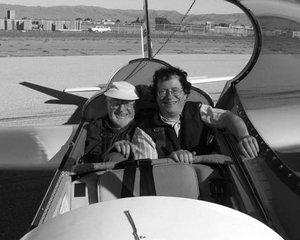
//> input picture cpp_opencv/03_imgproc_module/22_match_template/Template_Matching_Original_Image.jpg, 300 x 240 px
$ ./bounding_boxes_and_circles ../22_match_template/Template_Matching_Original_Image.jpg   (built with g++ and OpenCV 4)
//> lines starting //> are read from the running program, lines starting //| are printed output that depends on the picture; after the words box and inside, x2 and y2 are one past the last pixel; in counts of white or black regions, pixels touching at a corner belong together
/*
 * generalContours_demo1.cpp
 * @brief Demo code to find contours in an image
 * @author OpenCV team
 */

#include "opencv2/imgcodecs.hpp"
#include "opencv2/highgui.hpp"
#include "opencv2/imgproc.hpp"
#include <iostream>

using namespace cv;
using namespace std;

Mat src_gray;
int thresh = 100;
RNG rng(12345);

/// Function header
void thresh_callback(int, void* );

/**
 * @function main
 */
int main( int argc, char** argv )
{
    //! [setup]
    /// Load source image
    CommandLineParser parser( argc, argv, "{@input | ../../data/ball.jpg | input image}" );
    Mat src = imread( parser.get<String>( "@input" ) );
//> src is the input picture: 240 rows x 300 cols, CV_8UC3; min 0, max 255, mean 118.1
    if( src.empty() )
    {
        cout << "Could not open or find the image!\n" << endl;
        cout << "usage: " << argv[0] << " <Input image>" << endl;
        return -1;
    }

    /// Convert image to gray and blur it
    cvtColor( src, src_gray, COLOR_BGR2GRAY );
    blur( src_gray, src_gray, Size(3,3) );
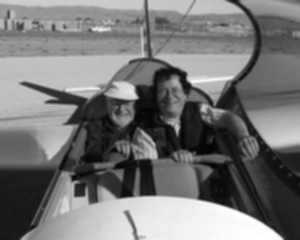
//> src_gray: 240 rows x 300 cols, CV_8UC1; min 4, max 254, mean 118.1
    //! [setup]

    //! [createWindow]
    /// Create Window
    const char* source_window = "Source";
    namedWindow( source_window );
    imshow( source_window, src );
    //! [createWindow]

    // 滑动条，调整canny边缘检测的下阈值，上阈值是其两倍
    const int max_thresh = 255;
    createTrackbar( "Canny thresh:", source_window, &thresh, max_thresh, thresh_callback );
    thresh_callback( 0, 0 );
    //! [trackbar]

    waitKey();
    return 0;
}

/**
 * @function thresh_callback
 */
void thresh_callback(int, void* )
{
    //　canny边缘检测
    /// Detect edges using Canny
    Mat canny_output;
    Canny( src_gray, canny_output, thresh, thresh*2 );
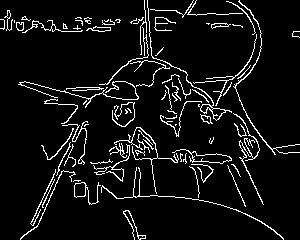
//> canny_output: 240 rows x 300 cols, CV_8UC1; 7% white in thin lines or dots
    //! [Canny]

    // 在canny检测的边缘上寻找轮廓点集
    /// Find contours
    vector<vector<Point> > contours;
    findContours( canny_output, contours, RETR_TREE, CHAIN_APPROX_SIMPLE );
//> contours = 101 contours, 69 with area under 20; largest, box (x1, y1, x2, y2) and area: (172, 149, 232, 164) 278, (191, 151, 232, 164) 264, (147, 0, 232, 121) 202, (74, 182, 101, 205) 154, (74, 182, 86, 198) 142
    //! [findContours]

    //　对于每一个找到的轮廓，我们现在应用近似多边形精度+-3，并声明曲线必须关闭。
    /// Approximate contours to polygons + get bounding rects and circles
    vector<vector<Point> > contours_poly( contours.size() );
//> contours_poly = 101 empty contours
    vector<Rect> boundRect( contours.size() );
    vector<Point2f>centers( contours.size() );
    vector<float>radius( contours.size() );

    for( size_t i = 0; i < contours.size(); i++ )
    {
		// 对于每一个找到的轮廓，我们现在应用近似多边形精度+-3，并声明曲线必须关闭。
        approxPolyDP( contours[i], contours_poly[i], 3, true );
		// 为每个多边形找到一个边界矩形
        boundRect[i] = boundingRect( contours_poly[i] );
		// 为每个多边形找到一个最小包围圆，并将其半径与圆心位置存储起来
        minEnclosingCircle( contours_poly[i], centers[i], radius[i] );
    }
//> this loop made 101 passes
//> after the loop, contours_poly = 101 contours, 68 with area under 20; largest, box (x1, y1, x2, y2) and area: (172, 149, 232, 163) 246, (191, 153, 232, 164) 241, (147, 0, 232, 121) 198, (233, 0, 300, 155) 184, (74, 182, 99, 205) 165; boundRect = 101 Rects (x, y, width, height), first 8: [123, 210, 23, 30], [138, 236, 8, 3], [74, 182, 25, 23], [74, 182, 12, 16], [73, 180, 8, 2], [42, 179, 13, 29], [20, 171, 54, 69], [32, 169, 24, 57]; centers = 101 Points (x, y), first 12: [134, 224.5], [141.5, 237], [86.89, 191.5], [79.5, 189.5], [76.5, 180.5], [48, 193], [46.5, 205], [43.5, 197], [192, 213], [193.5, 181.5], [236, 185.5], [235.5, 170]; radius = 101 values, max 94.64 at index 8, min 0.0001 at index 30, mean 13.63
    //! [allthework]

    //! [zeroMat]
    Mat drawing = Mat::zeros( canny_output.size(), CV_8UC3 );
    //! [zeroMat]

    //! [forContour]
    /// Draw polygonal contour + bonding rects + circles
    for( size_t i = 0; i< contours.size(); i++ )
    {
        Scalar color = Scalar( rng.uniform(0, 256), rng.uniform(0,256), rng.uniform(0,256) );
        drawContours( drawing, contours_poly, (int)i, color );
        rectangle( drawing, boundRect[i].tl(), boundRect[i].br(), color, 2 );
        circle( drawing, centers[i], (int)radius[i], color, 2 );
    }
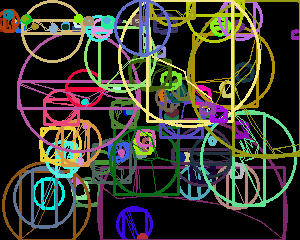
//> drawing: 240 rows x 300 cols, CV_8UC3; mean B, G, R 44.9, 55, 56.5
    //! [forContour]

    //! [showDrawings]
    /// Show in a window
    imshow( "Contours", drawing );
    //! [showDrawings]
}
